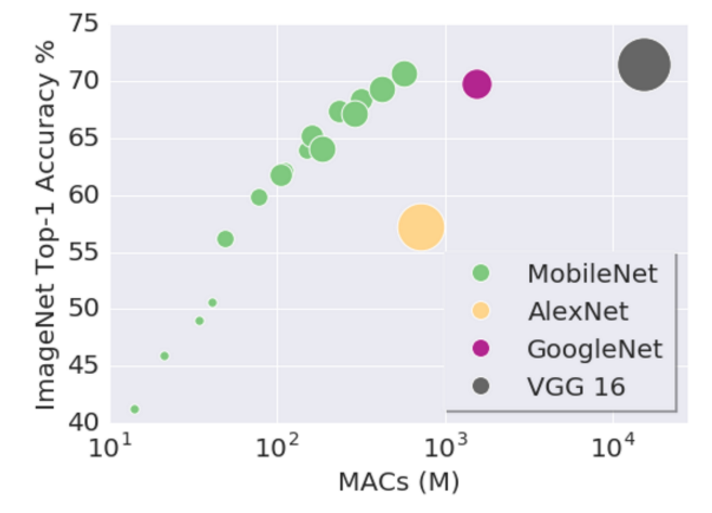
#> input picture slim/nets/mobilenet_v1.png, 712 x 513 px
$ python -i data_utils.py   (imports and definitions only)
#> lines starting #> are read from the running program, lines starting #| are printed output that depends on the picture
#!/usr/bin/env python
# -*- coding:utf-8 -*-
import os
import cv2
import numpy as np
from scipy.io import loadmat


# [135 lines left out: functions split_dataset, cub_split, dog_split, flower_split, pet_split, air_split, not called in this run]


def preprocess(image_path, feature_code=1):
    """
    read image, resize to input_shape or size below 700, zero-means
    :param image_path: image absolute path
    :param feature_code: need to flip. different batch
    :return:
    """
#> called with image_path = '../slim/nets/mobilenet_v1.png', feature_code = 1
    thr = 500
    mean = [123.68, 116.779, 103.939]  # np.array([0.485, 0.456, 0.406]) std = np.array([0.229, 0.224, 0.225])
    # cv2处理图片
    img_raw_data = cv2.imread(image_path)
#> img_raw_data is the input picture: shape (513, 712, 3); mean B, G, R 239.2, 235.5, 235.2
    shape = img_raw_data.shape
#> shape = (513, 712, 3)
    if shape[-1] == 1:
        img = cv2.cvtColor(img_raw_data, cv2.COLOR_GRAY2RGB)
    elif shape[-1] == 4:
        img = cv2.cvtColor(img_raw_data, cv2.COLOR_RGBA2RGB)
    else:
        img = cv2.cvtColor(img_raw_data, cv2.COLOR_BGR2RGB)
    # keep min size
    max_side = max(shape[0], shape[1])
#> max_side = 712
    min_side = min(shape[0], shape[1])
#> min_side = 513
    if max_side > thr:
        t_h = shape[0] * thr // max_side
#> t_h = 360
        t_w = shape[1] * thr // max_side
#> t_w = 500
        img = cv2.resize(img, dsize=(t_w, t_h))
#> img: shape (360, 500, 3)
    # zero mean
    img = (img - mean)  # / std  vgg paper only need means don't need std
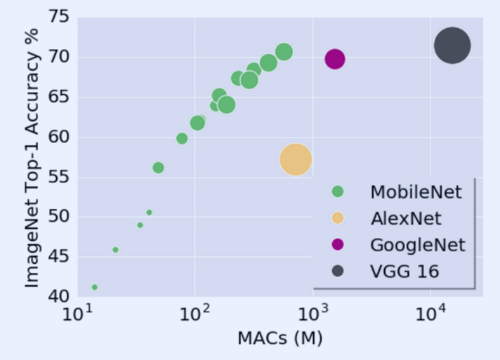
#> img: shape (360, 500, 3) float64; mean R, G, B 111.5, 118.7, 135.2; drawn with min black and max white
    # batch
    batch_img = np.expand_dims(img, axis=0)

    if feature_code == 2 or feature_code == 4:
        # flip
        img_flip = cv2.flip(img, flipCode=1)
        batch_img_flip = np.expand_dims(img_flip, axis=0)
        # flip batch
        batch_img = np.concatenate((batch_img, batch_img_flip), axis=0)

    return batch_img


# [14 lines not run here, left out]
        # if im.shape[-1]!=3:
        #     print(im.shape, path)

>>> result = preprocess('../slim/nets/mobilenet_v1.png')
